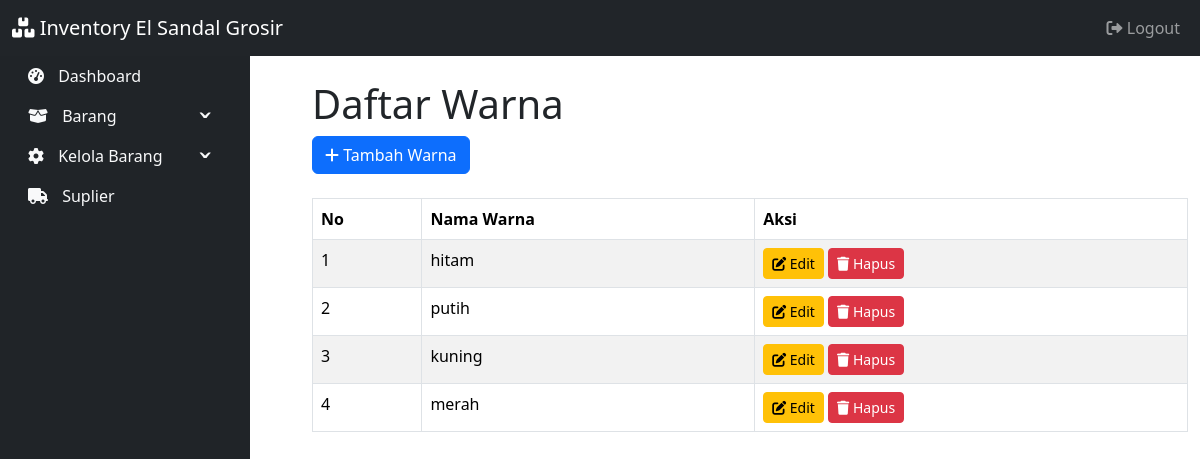
/halaman/warna.php (signed in), run on the app's committed database.
### tables this page shows
CREATE TABLE `warna` (
  `id` int(11) NOT NULL,
  `nama_warna` varchar(255) NOT NULL
);

### halaman/warna.php (the view, shortened to what this page needs)
<?php
include '../koneksi/koneksi.php';
$queryWarna = "SELECT id, nama_warna FROM warna";
$resultWarna = $koneksi->query($queryWarna);
?>
<!DOCTYPE html>
<html lang="en">
<head>
    <link href="https://cdn.jsdelivr.net/npm/bootstrap@5.3.1/dist/css/bootstrap.min.css" rel="stylesheet">
    <link rel="stylesheet" href="https://cdnjs.cloudflare.com/ajax/libs/font-awesome/6.0.0-beta3/css/all.min.css">
</head>
<body>
    <?php include '../komponen/navbar.php'; ?>
    <div class="container-fluid">
        <div class="row">
            <?php include '../komponen/sidebar.php'; ?>
            <div class="col-md-9 offset-md-3 mt-4">
                <h1>Daftar Warna</h1>
                <a href="tambah_warna.php" class="btn btn-primary btn-tambah">
                    <i class="fas fa-plus"></i> Tambah Warna
                </a>
                <table class="table table-striped table-bordered mt-2">
                    <thead>
                        <tr>
                            <th>No</th>
                            <th>Nama Warna</th>
                            <th>Aksi</th>
                        </tr>
                    </thead>
                    <tbody>
                        <?php
                        $no = 1;
                        while ($row = $resultWarna->fetch_assoc()) {
                            echo "<tr>";
                            echo "<td>" . $no++ . "</td>";
                            echo "<td>" . $row['nama_warna'] . "</td>";
                            echo "<td>";
                            echo "<a href='edit_warna.php?id=" . $row['id'] . "' class='btn btn-sm btn-warning'>
                                    <i class='fas fa-edit'></i> Edit
                                  </a> ";
                            echo "<button class='btn btn-sm btn-danger' onclick='hapusWarna(" . $row['id'] . ")'>
                                    <i class='fas fa-trash'></i> Hapus
                                  </button>";
                            echo "</td>";
                            echo "</tr>";
                        }
                        ?>
                    </tbody>
                </table>
            </div>
        </div>
    </div>
</body>
</html>

### halaman/warna.php (style rules this page uses)
.btn-tambah { margin-bottom: 1rem; }

### data on the page
warna: nama_warna "hitam"
warna: nama_warna "putih"
warna: nama_warna "kuning"
warna: nama_warna "merah"
